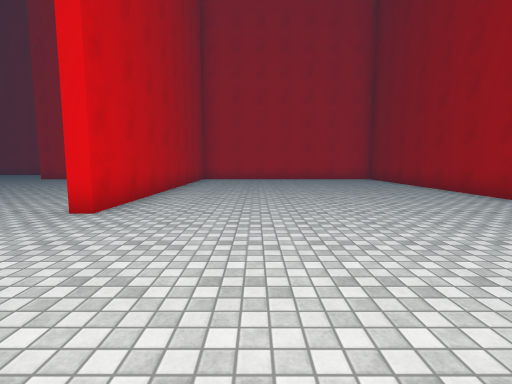
View 1 (above)

20 first-person views from a walk through a Unity game level. The camera is 1.4 m above the floor, tilts 6° down and sees 85° across. The floor is counted in squares, 1.66 m on a side. Each view is taken from the middle of a square. On the plan, view 1 faces up. The plan holds only what a view shows up to about 10 squares ahead; the rest is blank. The place goes on beyond the plan. The player character is not drawn. Door leaves are left out, so doorways stand open. Surface patterns are stand-ins for the level's own textures.

View 2
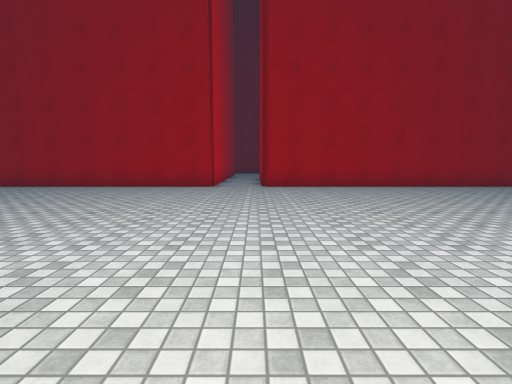

View 3
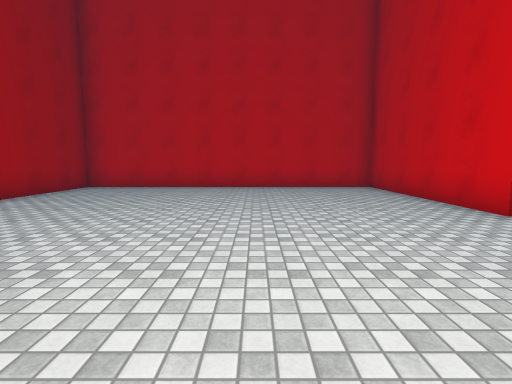

View 4
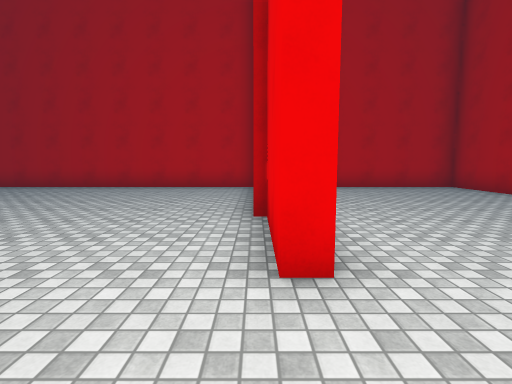

View 5
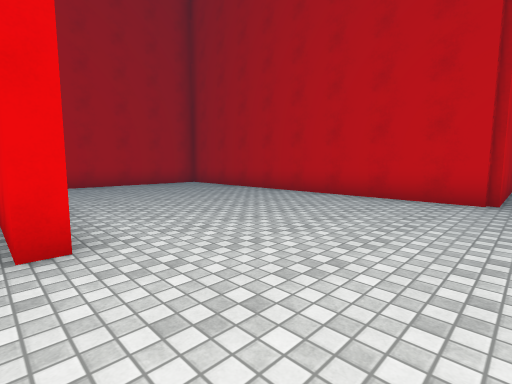

View 6
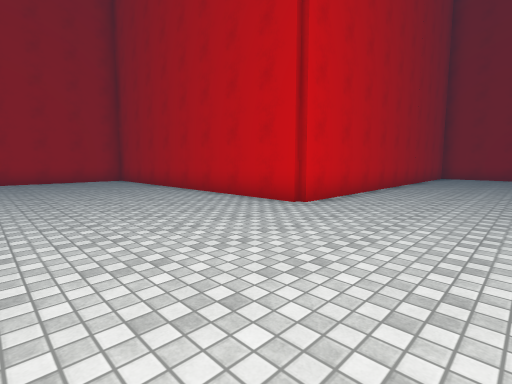

View 7
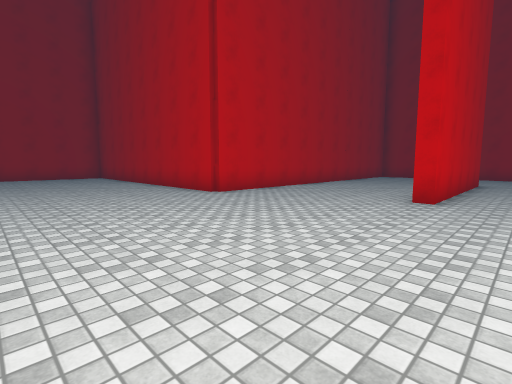

View 8
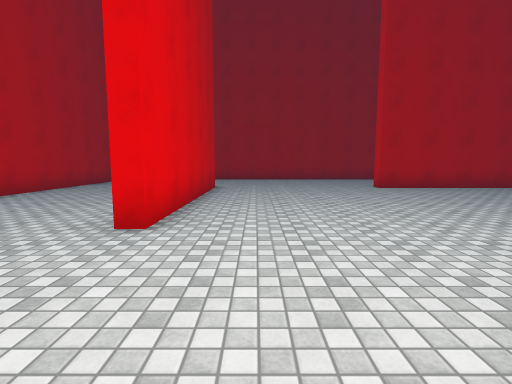

View 9
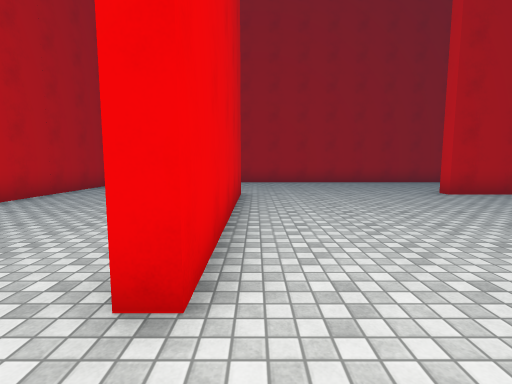

View 10
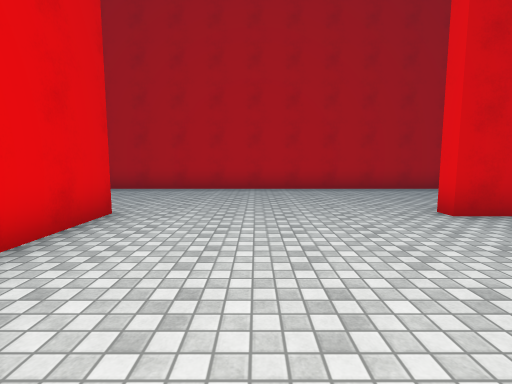

View 11
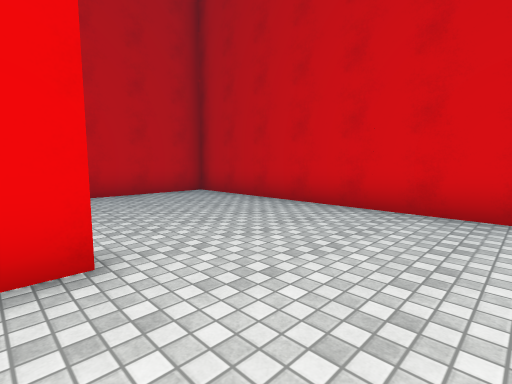

View 12
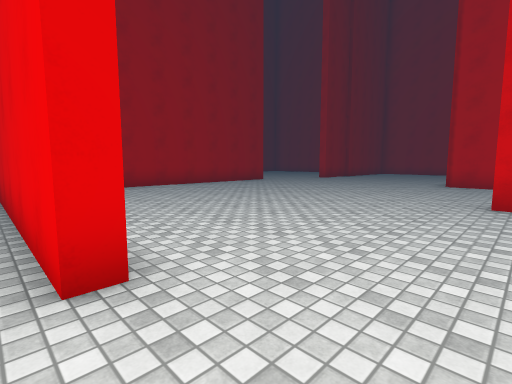

View 13
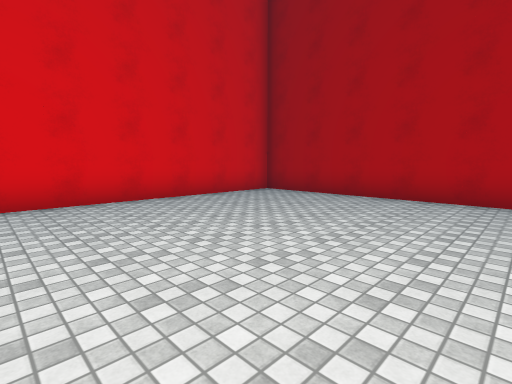

View 14
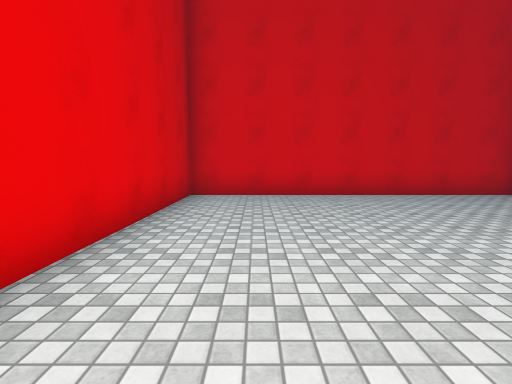

View 15
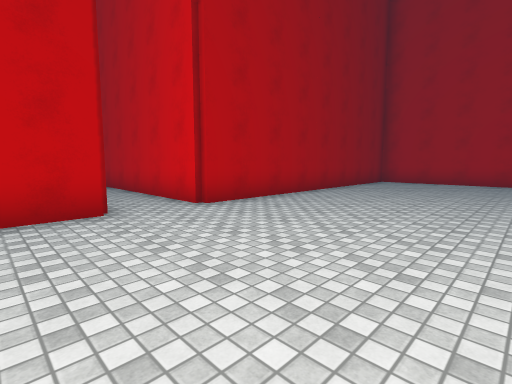

View 16
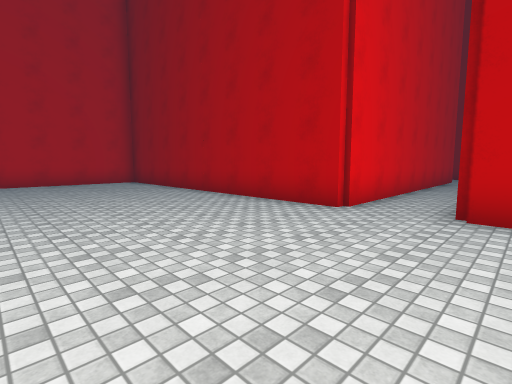

View 17
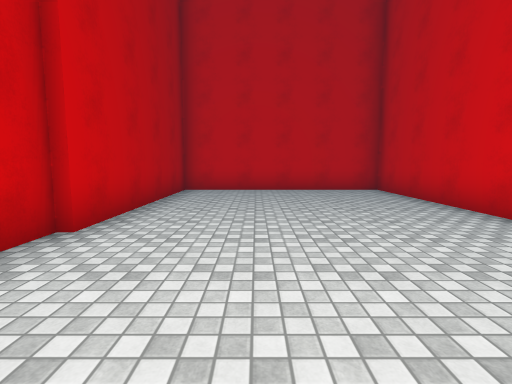

View 18
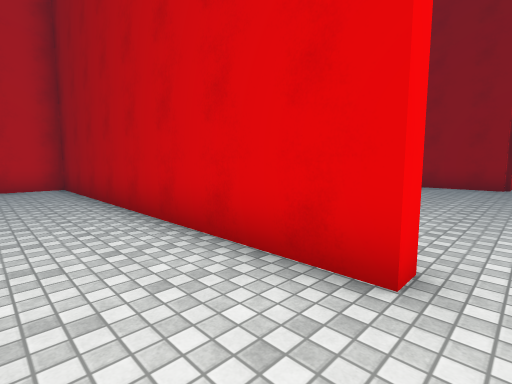

View 19
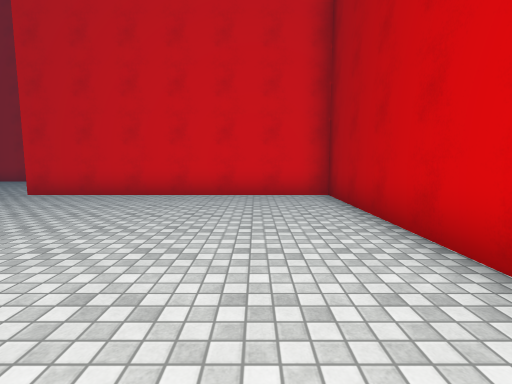

View 20
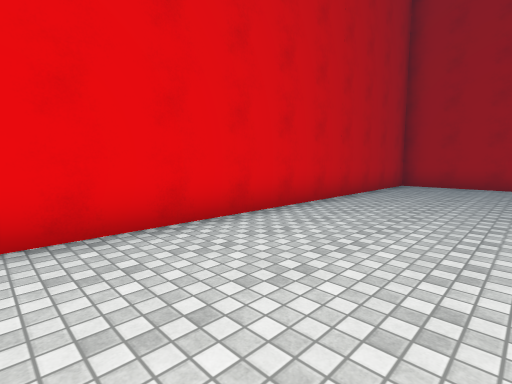

### Floor plan
Points are (right, up) in squares from view 1. A wall is a line through its corners. A room is listed if a view was taken in it or the views show most of it. See-through windows are left out.
Room 1 (views 1, 3, 13, 14, 15, 16)
walls: (-4.2, 1) (-4.2, -1.4); (-4, -1.2) (-4, -6.7) (5.8, -6.7) (5.8, 2.8) (11.8, 2.8); (12.5, 4.6) (5.8, 4.6) (5.8, 14.3) (-2.7, 14.3) (-2.7, 4.6)
ways out: opening at (-3.3, 3) to room 2
Room 2 (views 2, 4, 5, 6, 7, 8, 9, 10, 11, 12, 17, 18, 19, 20)
walls: (-18.6, 8.6) (-12.5, 8.6) (-12.5, 8.1); (-4.6, 1) (-4.2, 1); (-2.7, 4.6) (-3.1, 4.6) (-3.1, 14.3) (-11, 14.3) (-11, 14.7); (-18.3, 15.5) (-18.3, 14.1) (-18.7, 14.1); (-4.6, -1.4) (-4.6, -0.5); (-23, 15.5) (-23, 3.6) (-10.8, 3.6) (-10.8, -6.7) (-4.8, -6.7) (-4.8, -1.2)
ways out: opening at (-3.3, 3) to room 1

Where each view was taken, in squares from view 1:
view 1: 0 up, 0 right, facing up
view 2: 3 up, 4 left, facing right
view 3: 3 up, 0 right, facing down
view 4: 3 up, 4 left, facing down
view 5: 4 up, 4 left, facing down-left
view 6: 7 up, 6 left, facing down-left
view 7: 10 up, 6 left, facing down-left
view 8: 10 up, 9 left, facing left
view 9: 9 up, 11 left, facing left
view 10: 11 up, 14 left, facing left
view 11: 11 up, 18 left, facing down-left
view 12: 15 up, 13 left, facing down-right
view 13: 8 up, 1 left, facing up-right
view 14: 7 up, 1 left, facing up
view 15: 6 up, 1 right, facing down-right
view 16: 2 up, 1 right, facing up-right
view 17: 2 up, 7 left, facing down
view 18: 4 up, 5 left, facing up-right
view 19: 7 up, 5 left, facing up
view 20: 7 up, 12 left, facing down-left
